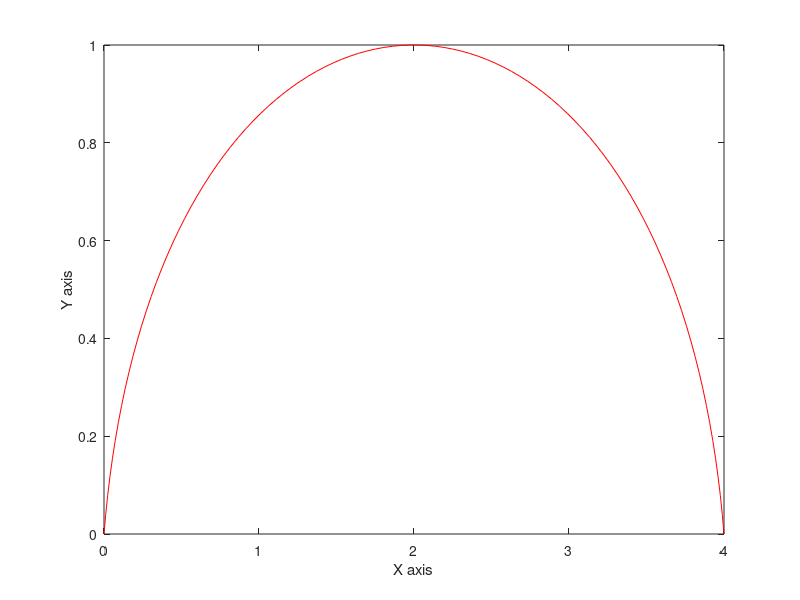

This figure's MATLAB source:
%Question Three - 2.2

n = 100;
m = 1/(n-1);
t = 0:m:1;
x = -6*t.^3 + 9*t.^2 + t;
y = -4*t.^2 + 4*t;
plot(x,y,'r')
xlabel("X axis")
ylabel("Y axis")